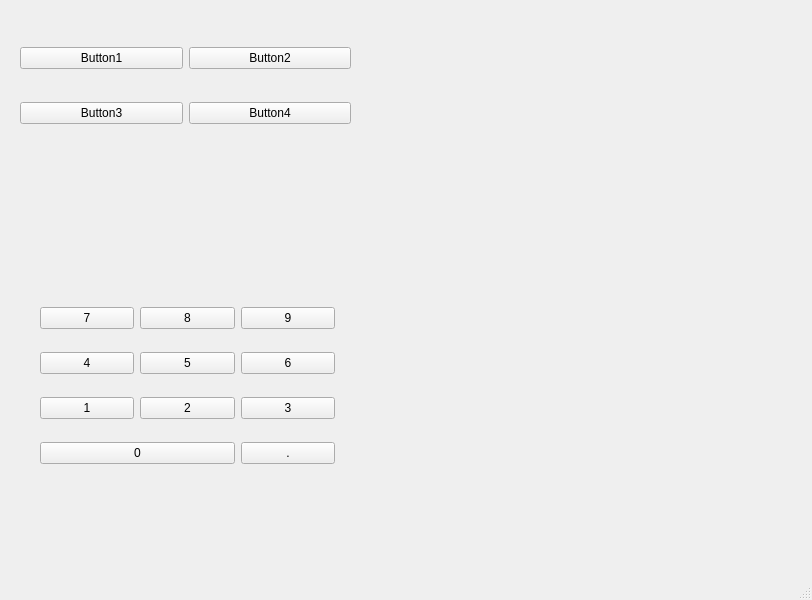
<?xml version="1.0" encoding="UTF-8"?>
<ui version="4.0">
 <class>MainWindow</class>
 <widget class="QMainWindow" name="MainWindow">
  <property name="geometry">
   <rect>
    <x>0</x>
    <y>0</y>
    <width>812</width>
    <height>600</height>
   </rect>
  </property>
  <property name="windowTitle">
   <string>MainWindow</string>
  </property>
  <widget class="QWidget" name="centralwidget">
   <widget class="QWidget" name="layoutWidget">
    <property name="geometry">
     <rect>
      <x>20</x>
      <y>20</y>
      <width>331</width>
      <height>131</height>
     </rect>
    </property>
    <layout class="QGridLayout" name="gridLayout">
     <item row="0" column="0">
      <widget class="QPushButton" name="pushButton">
       <property name="text">
        <string>Button1</string>
       </property>
      </widget>
     </item>
     <item row="0" column="1">
      <widget class="QPushButton" name="pushButton_2">
       <property name="text">
        <string>Button2</string>
       </property>
      </widget>
     </item>
     <item row="1" column="0">
      <widget class="QPushButton" name="pushButton_3">
       <property name="text">
        <string>Button3</string>
       </property>
      </widget>
     </item>
     <item row="1" column="1">
      <widget class="QPushButton" name="pushButton_4">
       <property name="text">
        <string>Button4</string>
       </property>
      </widget>
     </item>
    </layout>
   </widget>
   <widget class="QWidget" name="layoutWidget">
    <property name="geometry">
     <rect>
      <x>40</x>
      <y>290</y>
      <width>295</width>
      <height>191</height>
     </rect>
    </property>
    <layout class="QGridLayout" name="gridLayout_2">
     <item row="0" column="0">
      <widget class="QPushButton" name="pushButton_5">
       <property name="text">
        <string>7</string>
       </property>
      </widget>
     </item>
     <item row="0" column="1">
      <widget class="QPushButton" name="pushButton_6">
       <property name="text">
        <string>8</string>
       </property>
      </widget>
     </item>
     <item row="0" column="2">
      <widget class="QPushButton" name="pushButton_7">
       <property name="text">
        <string>9</string>
       </property>
      </widget>
     </item>
     <item row="1" column="0">
      <widget class="QPushButton" name="pushButton_8">
       <property name="text">
        <string>4</string>
       </property>
      </widget>
     </item>
     <item row="1" column="1">
      <widget class="QPushButton" name="pushButton_9">
       <property name="text">
        <string>5</string>
       </property>
      </widget>
     </item>
     <item row="1" column="2">
      <widget class="QPushButton" name="pushButton_10">
       <property name="text">
        <string>6</string>
       </property>
      </widget>
     </item>
     <item row="2" column="0">
      <widget class="QPushButton" name="pushButton_11">
       <property name="text">
        <string>1</string>
       </property>
      </widget>
     </item>
     <item row="2" column="1">
      <widget class="QPushButton" name="pushButton_12">
       <property name="text">
        <string>2</string>
       </property>
      </widget>
     </item>
     <item row="2" column="2">
      <widget class="QPushButton" name="pushButton_13">
       <property name="text">
        <string>3</string>
       </property>
      </widget>
     </item>
     <item row="3" column="0" colspan="2">
      <widget class="QPushButton" name="pushButton_14">
       <property name="text">
        <string>0</string>
       </property>
      </widget>
     </item>
     <item row="3" column="2">
      <widget class="QPushButton" name="pushButton_16">
       <property name="text">
        <string>.</string>
       </property>
      </widget>
     </item>
    </layout>
   </widget>
  </widget>
  <widget class="QMenuBar" name="menubar">
   <property name="geometry">
    <rect>
     <x>0</x>
     <y>0</y>
     <width>812</width>
     <height>26</height>
    </rect>
   </property>
  </widget>
  <widget class="QStatusBar" name="statusbar"/>
 </widget>
 <resources/>
 <connections/>
</ui>
